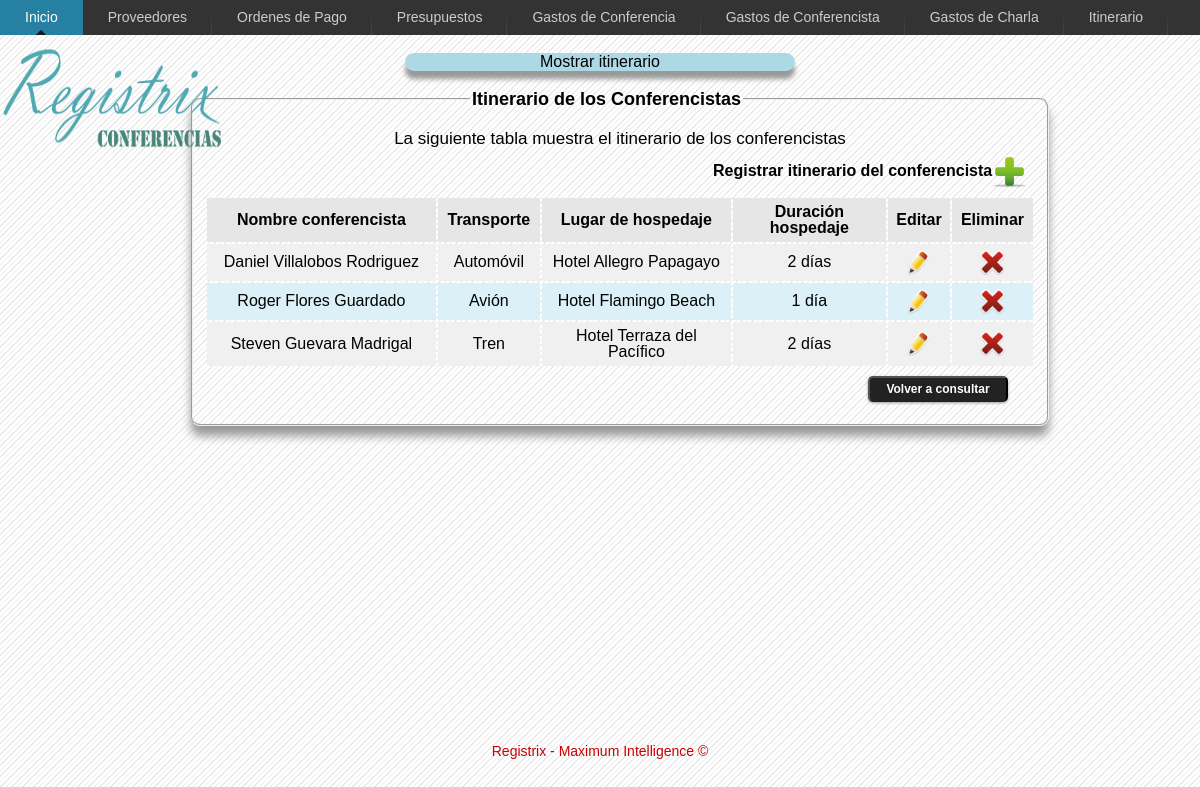
The page /itinerarioConferencista/mostrarItinerario.php on the database its author committed.
### tables this page shows
CREATE TABLE IF NOT EXISTS `titinerario_conferencista` (
  `id_itinerario` int(11) NOT NULL AUTO_INCREMENT,
  `medio_transporte` varchar(50) NOT NULL,
  `lugar_hospedaje` varchar(50) NOT NULL,
  `duracion_hospedaje` varchar(50) NOT NULL,
  `id_persona` int(11) NOT NULL,
  `id_conferencia` int(11) NOT NULL,
  `id_gasto` int(11) NOT NULL,
  PRIMARY KEY (`id_itinerario`),
  KEY `id_conferencia` (`id_conferencia`),
  KEY `id_gasto` (`id_gasto`),
  KEY `id_persona` (`id_persona`)
);

### includes/conexion.php (called while the page is built, shortened)
<?php
class ConectarMySQL {
    public static function conexion() {
        $BaseDatos = "registrix";
        $Servidor = "localhost";
        $Usuario = "root";
        $Clave = "12345";
        @$conexion = mysql_connect($Servidor, $Usuario, $Clave);
        @$seleccionarBase = mysql_select_db($BaseDatos, $conexion);
        return $conexion;
    }
}
?>

### includes/fachadaItinerarioConferencista.php (called while the page is built, shortened)
<?php
require_once ("conexion.php");
class fachadaItinerarioConferencista {
    private $consultas;
    public function __construct() {
        $this->consultas = array();
    }
    public function mostrarItinerario() {
        $sql = "SELECT i.id_itinerario, i.id_persona, concat(p.nombre,' ',p.apellido1,' ',p.apellido2) 'nombre', i.medio_transporte,
				i.lugar_hospedaje, i.duracion_hospedaje
                FROM titinerario_conferencista i, tpersona p
                WHERE p.id_persona = i.id_persona ";
	$mostrarItinerario = mysql_query($sql, ConectarMySQL::conexion());
	while ($resultadoItinerario = mysql_fetch_assoc($mostrarItinerario)) {
            $this->consultas[] = $resultadoItinerario;
	}
        return $this->consultas;
    }
}
?>

### itinerarioConferencista/mostrarItinerario.php (the view, shortened to what this page needs)
<?php
require_once("../includes/fachadaItinerarioConferencista.php");
?>
<!DOCTYPE html PUBLIC "-//W3C//DTD HTML 4.01 Transitional//EN" "http://www.w3.org/TR/html4/loose.dtd">
<html>
	<head>
		<link rel="stylesheet" type="text/css" href="../css/itinerarioConferencista/styles_query.css" />
	</head>
	<body>
		<?php
		include '..'.DIRECTORY_SEPARATOR.'includes'.DIRECTORY_SEPARATOR.'barra_navegacion_itinerario_conferencista.php';
		include '..'.DIRECTORY_SEPARATOR.'includes'.DIRECTORY_SEPARATOR.'imagen_registrix.php';
		?>
		<div class="wrapper">
			<div id="wrap">
				<div id="titulo">
					Mostrar itinerario
				</div>
				<br>
				<form id="registro_de_itinerario" name="registro_de_itinerario"  method="post" action="mostrarItinerario.php">
					<fieldset>
						<legend>Itinerario de los Conferencistas</legend>
							<table width="830" cellpadding="6">
							  <tr>
								<td colspan="6" align="center">
									<div id="descripcionItinerarioConferencista">
										La siguiente tabla muestra el itinerario de los conferencistas
									</div>
									<div id="registroItinerarioConferencista">
										Registrar itinerario del conferencista
									</div>
									<a href="registroItinerario.php" title="Agregar nuevo itinerario del conferencista"><img align="right" src="../imagenes/agregar.png" alt="agregar itinerario conferencista" width="35" height="35"/></a>
								</td>
							  </tr>
							  <tr>
								<th width="200" align="center">Nombre conferencista</th>
								<th width="23" align="center">Transporte</th>
								<th width="163" align="center">Lugar de hospedaje</th>
								<th width="130" align="center">Duraci&oacute;n hospedaje</th>
								<th width="5" align="center">Editar</th>
								<th width="5" align="center">Eliminar</th>
							  </tr>
							  <?php
							  $color='#DBF1F7';
							  $mostrarItinerario = new fachadaItinerarioConferencista();
							  $registro = $mostrarItinerario->mostrarItinerario();
							  for ($i=0;$i<count($registro);$i++) {
							  $color=('#F0F0F0'==$color)?'#DBF1F7':'#F0F0F0';
							  ?>
							  <tr bgcolor="<?php echo $color ?>">
								<td align="center"><?php echo $registro[$i]['nombre']; ?></td>
								<td align="center"><?php echo $registro[$i]['medio_transporte']; ?></td>
								<td align="center"><?php echo $registro[$i]['lugar_hospedaje']; ?></td>
								<?php if ($registro[$i]['duracion_hospedaje'] == 1) { ?>
									<td align="center"><?php echo $registro[$i]['duracion_hospedaje'].' d&iacute;a'; ?></td>
								<?php } else { ?>
									<td align="center"><?php echo $registro[$i]['duracion_hospedaje'].' d&iacute;as'; ?></td>
								<?php } ?>
								<td align="center"><a href="editarItinerario.php?id_itinerario=<?php echo $registro[$i]['id_itinerario']; ?>&id_persona=<?php echo $registro[$i]['id_persona']; ?>&medio_transporte=<?php echo $registro[$i]['medio_transporte']; ?>&duracion_hospedaje=<?php echo $registro[$i]['duracion_hospedaje']; ?>" title="Editar itinerario del conferencista"><img src="../imagenes/editar.png" alt="editar itinerario" width="25" height="25"/></a></td>
								<td align="center"><a href="#" onclick="borrarItinerarioConferencista(<?php echo $registro[$i]['id_itinerario']; ?>);" title="Borrar itinerario"><img src="../imagenes/borrar.png" alt="borrar itinerario" width="25" height="25"/></a></td>
								</tr>
							  <?php } ?>
							  <tr>
								<td>
								<br />
								<br />
									<input id="enviar" type="submit" value="Volver a consultar">
								</td>
							  </tr>
							</table>
					</fieldset>
				</form>
					<div id="registro">
						<table>
							<tr>
								<td>
								</td>
							</tr>
						</table>
					</div>
			</div>
		</div>
		<div class="footer">
			<p>Registrix - Maximum Intelligence &copy;</p>
		</div>
	</body>
</html>

### css/itinerarioConferencista/styles_query.css (style rules this page uses)
body { font-family: "Trebuchet MS", Geneva, Arial, Helvetica, sans-serif; background-image: url("../../imagenes/fondo.gif"); }
form { padding:1px; display:block; width:500px; margin-left: 190px; text-align:left; }
legend { font-family: "Trebuchet MS", Geneva, Arial, Helvetica, sans-serif; font-weight: bold; font-size: 18px; border:1px silver; color: black; margin-left: 265px; }
input,select { margin:-30px; font-family: "Trebuchet MS", Geneva, Arial, Helvetica, sans-serif; font-size: 12px; display: block; width: 200px; margin-left: 270px; }
fieldset { float: left; width: 100%; display: block; line-height: 1; -moz-border-radius: 9px; -webkit-border-radius: 9px; -moz-box-shadow: 0 10px 10px #999; -webkit-box-shadow: 0 10px 10px #999; }
th { background-color: #E6E6E6; }
#titulo { margin: 0 auto 0 auto; width:390px; color: black; -moz-border-radius: 10px; -webkit-border-radius: 10px; -moz-box-shadow: 0 8px 5px #999; -webkit-box-shadow: 0 8px 5px #999; background-color:lightblue; text-align:center; }
#registroItinerarioConferencista { position: absolute; margin:8px; margin-left: 500px; font-weight: bold }
#descripcionItinerarioConferencista { font-size: 17px; margin: 8px; text-align: center; }
#registro { position: absolute; font-weight: bold; margin: 0px; margin-left: 1065px; font-size: 17px; text-shadow: 0 2px 0 #ccc, 0 2px 0 #c9c9c9, 0 3px 0 #bbb, 0 4px 0 #b9b9b9, 0 5px 0 #aaa, 0 6px 1px rgba(0,0,0,.1), 0 0 5px rgba(0,0,0,.1), 0 1px 3px rgba(0,0,0,.3), 0 3px 5px rgba(0,0,0,.2), 0 5px 10px rgba(0,0,0,.25), 0 10px 10px rgba(0,0,0,.2), 0 20px 20px rgba(0,0,0,.15); }
#enviar { position: absolute; background: #222 repeat-x; display: inline-block; padding: 5px 10px 6px; color: #fff; text-decoration: none; font-weight: bold; line-height: 1; width: 140px; margin-left: 655px; text-align: center; -moz-border-radius: 5px; -webkit-border-radius: 5px; -moz-box-shadow: 0 1px 3px #999; -webkit-box-shadow: 0 1px 3px #999; text-shadow: 0 -1px 1px #222; border-bottom: 1px solid #222; cursor: pointer; }
* { margin: 0; }
html, body { height: 97%; }
.wrapper { min-height: 97%; height: auto !important; height: 97%; margin: 0 auto -4em; }
.footer, .push { height: 4em; }
.footer p { margin:0 auto 0 auto; text-align: center; line-height: 65px; color: #C00; font-size: 14px; }
.footer, .push { clear: both; }
#wrap { margin:0 auto 0 auto; width:1200px; }

### rows shown on the page
titinerario_conferencista: nombre "Daniel Villalobos Rodriguez", medio_transporte "Automóvil", lugar_hospedaje "Hotel Allegro Papagayo", duracion_hospedaje "2"
titinerario_conferencista: nombre "Roger Flores Guardado", medio_transporte "Avión", lugar_hospedaje "Hotel Flamingo Beach", duracion_hospedaje "1"
titinerario_conferencista: nombre "Steven Guevara Madrigal", medio_transporte "Tren", lugar_hospedaje "Hotel Terraza del Pacífico", duracion_hospedaje "2"
